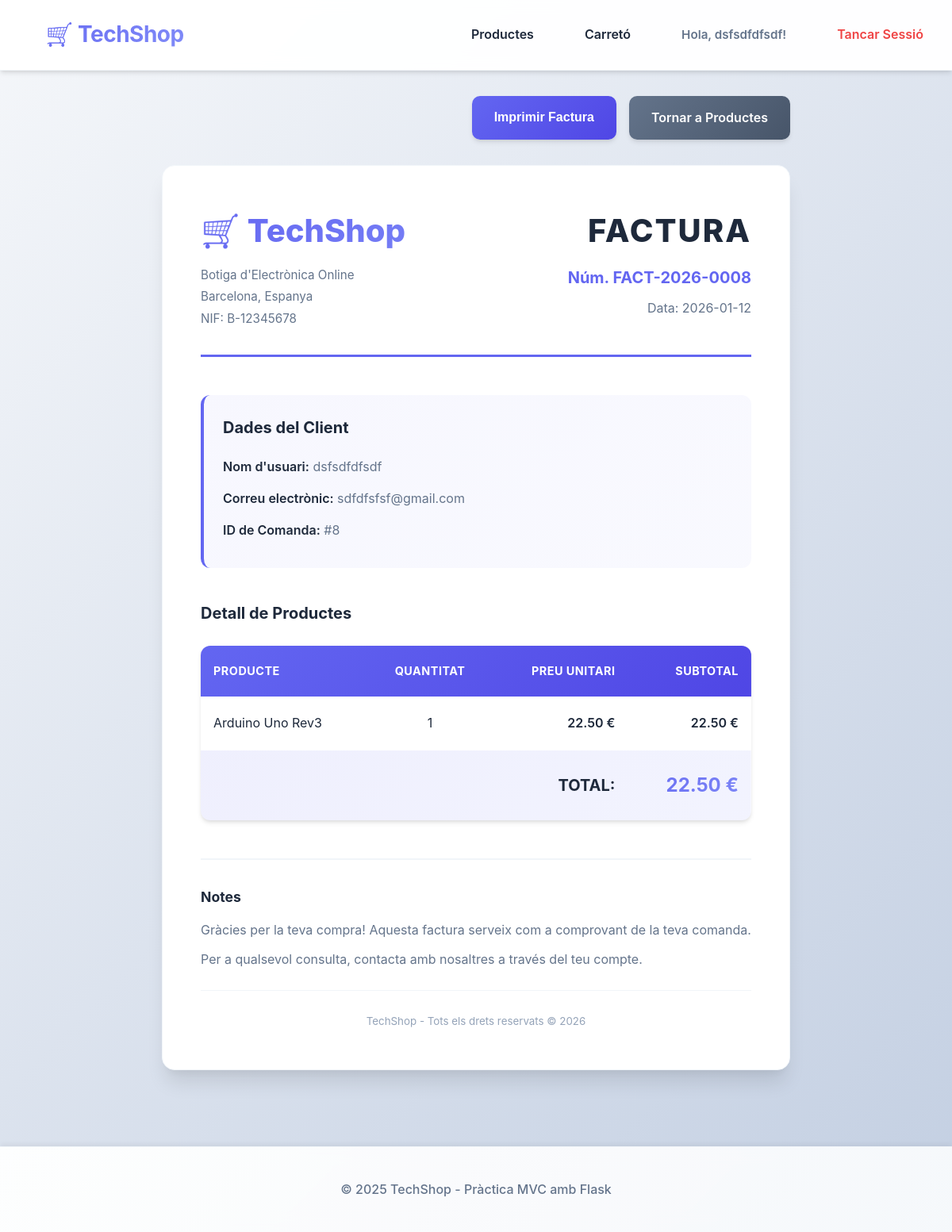
/invoice/8 (signed in), run on the app's committed database.
### tables this page shows
CREATE TABLE UserAccount (
    id INTEGER PRIMARY KEY AUTOINCREMENT,
    username VARCHAR(20) NOT NULL UNIQUE CHECK(length(username) BETWEEN 4 AND 20),
    password_hash VARCHAR(60) NOT NULL,
    email VARCHAR(100) NOT NULL UNIQUE,
    created_at DATETIME NOT NULL DEFAULT (datetime('now'))
);

CREATE TABLE "Order" (
    id INTEGER PRIMARY KEY AUTOINCREMENT,
    total DECIMAL(10,2) NOT NULL CHECK(total >= 0),
    created_at DATETIME NOT NULL DEFAULT (datetime('now')),
    user_id INTEGER NOT NULL,
    FOREIGN KEY(user_id) REFERENCES UserAccount(id) ON DELETE CASCADE
);

CREATE TABLE Product (
    id INTEGER PRIMARY KEY AUTOINCREMENT,
    name VARCHAR(100) NOT NULL,
    price DECIMAL(10,2) NOT NULL CHECK(price >= 0),
    stock INTEGER NOT NULL CHECK(stock >= 0)
);

### app.py (the view)
@app.route('/invoice/<int:order_id>')
def invoice(order_id):
    invoice_data = invoice_controller.get_invoice_data(order_id, DB_PATH)
    if invoice_data is None:
        flash('La comanda no existeix', 'error')
        return redirect(url_for('index'))
    if session.get('user_id') and invoice_data['user']:
        if session.get('user_id') != invoice_data['user'].id:
            flash('No tens permís per veure aquesta factura', 'error')
            return redirect(url_for('index'))
    invoice_number = invoice_controller.format_invoice_number(order_id)
    current_year = datetime.now().year
    return render_template('invoice.html',
                         invoice_data=invoice_data,
                         invoice_number=invoice_number,
                         current_year=current_year)

### controllers/invoice_controller.py (called while the page is built)
def format_invoice_number(order_id: int) -> str:
    from datetime import datetime
    year = datetime.now().year
    return f"FACT-{year}-{order_id:04d}"

### models.py (called while the page is built)
    @staticmethod
    def get_by_id(product_id: int, db_path: Path) -> Optional['Product']:
        with sqlite3.connect(db_path) as conn:
            conn.row_factory = sqlite3.Row
            cur = conn.cursor()
            cur.execute("SELECT * FROM Product WHERE id = ?", (product_id,))
            row = cur.fetchone()
            if row:
                return Product(**dict(row))
            return None

    @staticmethod
    def get_by_id(order_id: int, db_path: Path) -> Optional['Order']:
        with sqlite3.connect(db_path) as conn:
            conn.row_factory = sqlite3.Row
            cur = conn.cursor()
            cur.execute("SELECT * FROM \"Order\" WHERE id = ?", (order_id,))
            row = cur.fetchone()
            if row:
                return Order(**dict(row))
            return None

    @staticmethod
    def get_by_order_id(order_id: int, db_path: Path) -> List['OrderItem']:
        with sqlite3.connect(db_path) as conn:
            conn.row_factory = sqlite3.Row
            cur = conn.cursor()
            cur.execute("SELECT * FROM OrderItem WHERE order_id = ?", (order_id,))
            rows = cur.fetchall()
            return [OrderItem(**dict(row)) for row in rows]

### templates/invoice.html (shortened to what this page needs)
{% extends "base.html" %}
{% block content %}
<div class="invoice-container">
    <div class="invoice-header">
        <div class="invoice-actions">
            <button onclick="window.print()" class="btn btn-primary">Imprimir Factura</button>
            <a href="{{ url_for('index') }}" class="btn btn-secondary">Tornar a Productes</a>
        </div>
    </div>
    <div class="invoice-document">
        <div class="invoice-top">
            <div class="invoice-company">
                <h1 class="company-name">🛒 TechShop</h1>
                <p class="company-info">
                    Botiga d'Electrònica Online<br>
                    Barcelona, Espanya<br>
                    NIF: B-12345678
                </p>
            </div>
            <div class="invoice-title">
                <h2>FACTURA</h2>
                <p class="invoice-number">Núm. {{ invoice_number }}</p>
                <p class="invoice-date">Data: {{ invoice_data.order.created_at.split()[0] if ' ' in invoice_data.order.created_at else invoice_data.order.created_at[:10] }}</p>
            </div>
        </div>
        <div class="invoice-client">
            <h3>Dades del Client</h3>
            <div class="client-info">
                {% if invoice_data.user %}
                <p><strong>Nom d'usuari:</strong> {{ invoice_data.user.username }}</p>
                <p><strong>Correu electrònic:</strong> {{ invoice_data.user.email }}</p>
                {% else %}
                <p><strong>Client:</strong> Usuari no identificat</p>
                {% endif %}
                <p><strong>ID de Comanda:</strong> #{{ invoice_data.order_id }}</p>
            </div>
        </div>
        <div class="invoice-items">
            <h3>Detall de Productes</h3>
            <table class="invoice-table">
                <thead>
                    <tr>
                        <th>Producte</th>
                        <th class="text-center">Quantitat</th>
                        <th class="text-right">Preu Unitari</th>
                        <th class="text-right">Subtotal</th>
                    </tr>
                </thead>
                <tbody>
                    {% for item in invoice_data.invoice_items %}
                    <tr>
                        <td>{{ item.product.name }}</td>
                        <td class="text-center">{{ item.quantity }}</td>
                        <td class="text-right">{{ "%.2f"|format(item.unit_price) }} €</td>
                        <td class="text-right">{{ "%.2f"|format(item.subtotal) }} €</td>
                    </tr>
                    {% endfor %}
                </tbody>
                <tfoot>
                    <tr class="invoice-total">
                        <td colspan="3" class="text-right"><strong>TOTAL:</strong></td>
                        <td class="text-right total-amount"><strong>{{ "%.2f"|format(invoice_data.total) }} €</strong></td>
                    </tr>
                </tfoot>
            </table>
        </div>
        <div class="invoice-footer">
            <div class="invoice-notes">
                <h4>Notes</h4>
                <p>Gràcies per la teva compra! Aquesta factura serveix com a comprovant de la teva comanda.</p>
                <p>Per a qualsevol consulta, contacta amb nosaltres a través del teu compte.</p>
            </div>
            <div class="invoice-legal">
                <p><small>TechShop - Tots els drets reservats © {{ current_year }}</small></p>
            </div>
        </div>
    </div>
</div>
{% endblock %}

### templates/base.html (shortened to what this page needs)
<!DOCTYPE html>
<html lang="ca">
<head>
    <link rel="stylesheet" href="{{ url_for('static', filename='css/style.css') }}">
</head>
<body>
    <nav class="navbar">
        <div class="container">
            <h1 class="logo">🛒 TechShop</h1>
            <div class="nav-links">
                <a href="{{ url_for('index') }}">Productes</a>
                <a href="{{ url_for('cart') }}">Carretó</a>
                {% if session.get('user_id') %}
                    <span class="user-greeting">Hola, {{ session.get('username', 'Usuari') }}!</span>
                    <a href="{{ url_for('logout') }}" class="btn-logout">Tancar Sessió</a>
                {% else %}
                    <a href="{{ url_for('login') }}">Iniciar Sessió</a>
                    <a href="{{ url_for('register') }}" class="btn-register">Registrar-se</a>
                {% endif %}
            </div>
        </div>
    </nav>
    <div class="container">
        {% block content %}{% endblock %}
    </div>
    <footer class="footer">
        <div class="container">
            <p>&copy; 2025 TechShop - Pràctica MVC amb Flask</p>
        </div>
    </footer>
</body>
</html>

### data on the page
UserAccount: get "dsfsdfdfsdf", user.username "dsfsdfdfsdf", user.email "sdfdfsfsf@gmail.com"
Order: order.created_at "2026-01-12", total "22.50"
Product: product.name "Arduino Uno Rev3", quantity "1", unit_price "22.50", subtotal "22.50"

### other printed values
{{ invoice_number }} "FACT-2026-0008"
{{ invoice_data.order_id }} "8"
